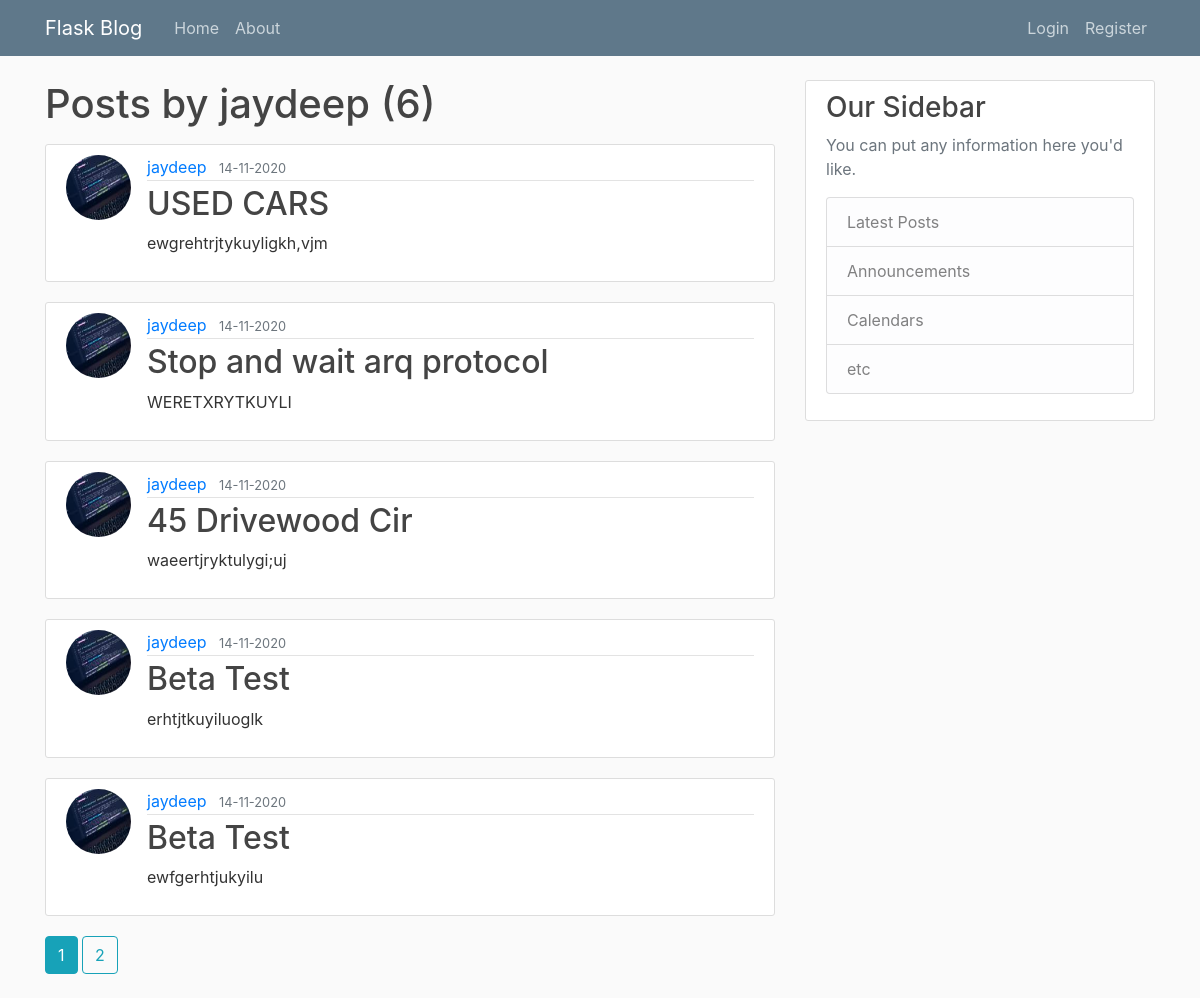
The app's page /user/jaydeep/ with its own data.
### flaskblog/models.py (models this page shows, shortened)
class User(db.Model, UserMixin):
    id = db.Column(db.Integer, primary_key = True)
    username = db.Column(db.String(20), unique=True, nullable=False)
    email = db.Column(db.String(120), unique=True, nullable=False)
    image_file = db.Column(db.String(120), nullable=False, default='default.jpg')
    password = db.Column(db.String(60), nullable=False)
    posts = db.relationship('Post', backref="author", lazy= True)

class Post(db.Model):
    id = db.Column(db.Integer, primary_key = True)
    title = db.Column(db.String(100), nullable=False)
    date_posted = db.Column(db.DateTime, nullable=False, default = datetime.utcnow)
    content = db.Column(db.Text, nullable=False)
    user_id = db.Column(db.Integer, db.ForeignKey('user.id'), nullable=False)

### flaskblog/routes.py (the view)
@app.route('/user/<string:username>/')
def user_post(username):
    page = request.args.get('page', 1, type=int)
    user = User.query.filter_by(username=username).first_or_404()
    posts = Post.query.filter_by(author=user).order_by(Post.date_posted.desc()).paginate(page = page, per_page = 5)
    return render_template('user_post.html', posts=posts, user=user)

### flaskblog/templates/user_post.html
{%extends "layout.html"%}
{%block content%}
<h1 class="mb-3">Posts by {{user.username}} ({{posts.total}})</h1>
{%for post in posts.items%}
<article class="media content-section">
    <img src="{{url_for('static', filename='profile_pics/'+post.author.image_file)}}" alt="" class="rounded-circle article-img">
    <div class="media-body">
        <div class="article-metadata">
            <a class="mr-2" href="{{url_for('user_post', username=post.author.username)}}">{{ post.author.username }}</a>
            <small class="text-muted">{{ post.date_posted.strftime("%d-%m-%Y") }}</small>
        </div>
        <h2><a class="article-title" href="{{url_for('post', post_id=post.id)}}">{{ post.title }}</a></h2>
        <p class="article-content">{{ post.content }}</p>
    </div>
</article>
{%endfor%}
{%for page_num in posts.iter_pages(left_edge=1, right_edge=1, left_current=1, right_current=2)%}
    {%if page_num%}
        {%if posts.page == page_num%}
            <a class="btn btn-info mb-4" href="{{url_for('user_post', username=user.username, page = page_num)}}">{{page_num}}</a>
        {%else%}
            <a class="btn btn-outline-info mb-4" href="{{url_for('user_post', username=user.username, page = page_num)}}">{{page_num}}</a>
        {%endif%}
    {%else%}
        ...
    {%endif%}
 {%endfor%}
{%endblock%}

### flaskblog/static/main.css (style rules this page uses)
body { background: #fafafa; color: #333333; margin-top: 5rem; }
h1, h2, h3, h4, h5, h6 { color: #444444; }
.content-section { background: #ffffff; padding: 10px 20px; border: 1px solid #dddddd; border-radius: 3px; margin-bottom: 20px; }
.article-title { color: #444444; }
.article-content { white-space: pre-line; }
.article-img { height: 65px; width: 65px; margin-right: 16px; }
.article-metadata { padding-bottom: 1px; margin-bottom: 4px; border-bottom: 1px solid #e3e3e3 }

### records on screen
User: username "jaydeep"
Post: image_file (picture), author.username "jaydeep", date_posted "14-11-2020", title "USED CARS", content "ewgrehtrjtykuyligkh,vjm"
Post: image_file (picture), author.username "jaydeep", date_posted "14-11-2020", title "Stop and wait arq protocol", content "WERETXRYTKUYLI"
Post: image_file (picture), author.username "jaydeep", date_posted "14-11-2020", title "45 Drivewood Cir", content "waeertjryktulygi;uj"
Post: image_file (picture), author.username "jaydeep", date_posted "14-11-2020", title "Beta Test", content "erhtjtkuyiluoglk"
Post: image_file (picture), author.username "jaydeep", date_posted "14-11-2020", title "Beta Test", content "ewfgerhtjukyilu"

### other values on screen
{{ posts.total }} "6"
{{ page_num }} "1"
{{ page_num }} "2"
